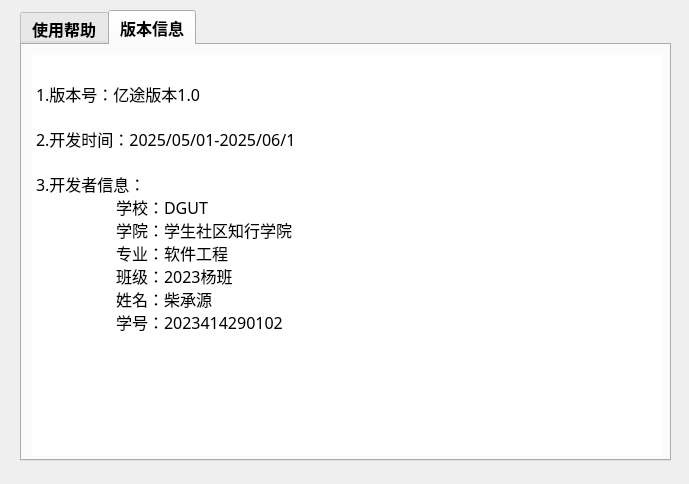
<?xml version="1.0" encoding="UTF-8"?>
<ui version="4.0">
 <class>Form</class>
 <widget class="QWidget" name="Form">
  <property name="geometry">
   <rect>
    <x>0</x>
    <y>0</y>
    <width>689</width>
    <height>484</height>
   </rect>
  </property>
  <property name="windowTitle">
   <string>Form</string>
  </property>
  <widget class="QTabWidget" name="tabWidget">
   <property name="geometry">
    <rect>
     <x>20</x>
     <y>10</y>
     <width>651</width>
     <height>451</height>
    </rect>
   </property>
   <property name="sizePolicy">
    <sizepolicy hsizetype="Expanding" vsizetype="Expanding">
     <horstretch>0</horstretch>
     <verstretch>0</verstretch>
    </sizepolicy>
   </property>
   <property name="font">
    <font>
     <family>宋体</family>
     <pointsize>12</pointsize>
     <bold>true</bold>
    </font>
   </property>
   <property name="currentIndex">
    <number>1</number>
   </property>
   <widget class="QWidget" name="tab_help">
    <attribute name="title">
     <string>使用帮助</string>
    </attribute>
    <widget class="QTextEdit" name="textEdit">
     <property name="geometry">
      <rect>
       <x>10</x>
       <y>10</y>
       <width>631</width>
       <height>441</height>
      </rect>
     </property>
     <property name="frameShape">
      <enum>QFrame::NoFrame</enum>
     </property>
     <property name="lineWidth">
      <number>0</number>
     </property>
     <property name="readOnly">
      <bool>true</bool>
     </property>
     <property name="html">
      <string>&lt;!DOCTYPE HTML PUBLIC &quot;-//W3C//DTD HTML 4.0//EN&quot; &quot;http://www.w3.org/TR/REC-html40/strict.dtd&quot;&gt;
&lt;html&gt;&lt;head&gt;&lt;meta name=&quot;qrichtext&quot; content=&quot;1&quot; /&gt;&lt;meta charset=&quot;utf-8&quot; /&gt;&lt;style type=&quot;text/css&quot;&gt;
p, li { white-space: pre-wrap; }
hr { height: 1px; border-width: 0; }
li.unchecked::marker { content: &quot;\2610&quot;; }
li.checked::marker { content: &quot;\2612&quot;; }
&lt;/style&gt;&lt;/head&gt;&lt;body style=&quot; font-family:'宋体'; font-size:12pt; font-weight:700; font-style:normal;&quot;&gt;
&lt;p style=&quot; margin-top:12px; margin-bottom:12px; margin-left:0px; margin-right:0px; -qt-block-indent:0; text-indent:0px;&quot;&gt;一. 使用帮助 &lt;/p&gt;
&lt;p style=&quot; margin-top:12px; margin-bottom:12px; margin-left:0px; margin-right:0px; -qt-block-indent:0; text-indent:0px;&quot;&gt;（1）先进行注册：第一次使用忆途软件时，请点击注册，填写基本信息后创建个人账户。注册完毕后，使用自己的账号进行登录 &lt;/p&gt;
&lt;p style=&quot; margin-top:12px; margin-bottom:12px; margin-left:0px; margin-right:0px; -qt-block-indent:0; text-indent:0px;&quot;&gt;输入注册时的用户名和密码即可登录，安全便捷。 &lt;/p&gt;
&lt;p style=&quot; margin-top:12px; margin-bottom:12px; margin-left:0px; margin-right:0px; -qt-block-indent:0; text-indent:0px;&quot;&gt;登陆后，主页会显示“心情日历”和“公告” &lt;/p&gt;
&lt;p style=&quot; margin-top:12px; margin-bottom:12px; margin-left:0px; margin-right:0px; -qt-block-indent:0; text-indent:0px;&quot;&gt;（2）心情日历：用于每天标记和记录自己的情绪，还能直观查看每一天的情感变化。 &lt;/p&gt;
&lt;p style=&quot; margin-top:12px; margin-bottom:12px; margin-left:0px; margin-right:0px; -qt-block-indent:0; text-indent:0px;&quot;&gt;公告区由管理员发布通知，普通用户仅可查看，管理员可发布和右键删除公告。 &lt;/p&gt;
&lt;p style=&quot; margin-top:12px; margin-bottom:12px; margin-left:0px; margin-right:0px; -qt-block-indent:0; text-indent:0px;&quot;&gt;（3）事件记录模块：:所有用户都可以添加、编辑和查询自己的事件记录（如重要时刻、成长轨迹、生活点滴等）。管理员可以查看所有用户的事件记录，并可协助修改或删除不当记录。 &lt;/p&gt;
&lt;p style=&quot; margin-top:12px; margin-bottom:12px; margin-left:0px; margin-right:0px; -qt-block-indent:0; text-indent:0px;&quot;&gt;（4）成就记录模块：用户可以记录自己人生中的各类成就，包括达成时间、类型、得分、感想等内容。管理员拥有管理所有用户成就记录的权限。 &lt;/p&gt;
&lt;p style=&quot; margin-top:12px; margin-bottom:12px; margin-left:0px; margin-right:0px; -qt-block-indent:0; text-indent:0px;&quot;&gt;（5）消息互通：用户和管理员可以通过系统内消息功能相互发送和回复消息，方便交流和反馈。 &lt;/p&gt;
&lt;p style=&quot; margin-top:12px; margin-bottom:12px; margin-left:0px; margin-right:0px; -qt-block-indent:0; text-indent:0px;&quot;&gt;  &lt;/p&gt;
&lt;p style=&quot; margin-top:12px; margin-bottom:12px; margin-left:0px; margin-right:0px; -qt-block-indent:0; text-indent:0px;&quot;&gt;二. 常见问题帮助 &lt;/p&gt;
&lt;p style=&quot; margin-top:12px; margin-bottom:12px; margin-left:0px; margin-right:0px; -qt-block-indent:0; text-indent:0px;&quot;&gt;（1）注册不成功的原因可能是： &lt;/p&gt;
&lt;p style=&quot; margin-top:12px; margin-bottom:12px; margin-left:0px; margin-right:0px; -qt-block-indent:0; text-indent:0px;&quot;&gt;1.当前用户名已被注册 &lt;/p&gt;
&lt;p style=&quot; margin-top:12px; margin-bottom:12px; margin-left:0px; margin-right:0px; -qt-block-indent:0; text-indent:0px;&quot;&gt;2.账号信息填写不完整或格式有误 &lt;/p&gt;
&lt;p style=&quot; margin-top:12px; margin-bottom:12px; margin-left:0px; margin-right:0px; -qt-block-indent:0; text-indent:0px;&quot;&gt;（2）登录不成功的原因可能是： &lt;/p&gt;
&lt;p style=&quot; margin-top:12px; margin-bottom:12px; margin-left:0px; margin-right:0px; -qt-block-indent:0; text-indent:0px;&quot;&gt;1.当前用户不存在 &lt;/p&gt;
&lt;p style=&quot; margin-top:12px; margin-bottom:12px; margin-left:0px; margin-right:0px; -qt-block-indent:0; text-indent:0px;&quot;&gt;2.用户名与密码不匹配 &lt;/p&gt;
&lt;p style=&quot; margin-top:12px; margin-bottom:12px; margin-left:0px; margin-right:0px; -qt-block-indent:0; text-indent:0px;&quot;&gt;3.账号被冻结或被禁用 &lt;/p&gt;&lt;/body&gt;&lt;/html&gt;</string>
     </property>
    </widget>
   </widget>
   <widget class="QWidget" name="tab_about">
    <attribute name="title">
     <string>版本信息</string>
    </attribute>
    <widget class="QTextEdit" name="textEdit_2">
     <property name="geometry">
      <rect>
       <x>10</x>
       <y>10</y>
       <width>631</width>
       <height>401</height>
      </rect>
     </property>
     <property name="frameShape">
      <enum>QFrame::NoFrame</enum>
     </property>
     <property name="lineWidth">
      <number>0</number>
     </property>
     <property name="html">
      <string>&lt;!DOCTYPE HTML PUBLIC &quot;-//W3C//DTD HTML 4.0//EN&quot; &quot;http://www.w3.org/TR/REC-html40/strict.dtd&quot;&gt;
&lt;html&gt;&lt;head&gt;&lt;meta name=&quot;qrichtext&quot; content=&quot;1&quot; /&gt;&lt;meta charset=&quot;utf-8&quot; /&gt;&lt;style type=&quot;text/css&quot;&gt;
p, li { white-space: pre-wrap; }
hr { height: 1px; border-width: 0; }
li.unchecked::marker { content: &quot;\2610&quot;; }
li.checked::marker { content: &quot;\2612&quot;; }
&lt;/style&gt;&lt;/head&gt;&lt;body style=&quot; font-family:'宋体'; font-size:12pt; font-weight:700; font-style:normal;&quot;&gt;
&lt;p style=&quot;-qt-paragraph-type:empty; margin-top:0px; margin-bottom:0px; margin-left:0px; margin-right:0px; -qt-block-indent:0; text-indent:0px; font-weight:600;&quot;&gt;&lt;br /&gt;&lt;/p&gt;
&lt;p style=&quot; margin-top:0px; margin-bottom:0px; margin-left:0px; margin-right:0px; -qt-block-indent:0; text-indent:0px;&quot;&gt;&lt;span style=&quot; font-family:'SimSun'; font-weight:400;&quot;&gt;1.版本号：亿途版本1.0&lt;br /&gt;&lt;br /&gt;2.开发时间：2025/05/01-2025/06/1&lt;br /&gt;&lt;br /&gt;3.开发者信息：&lt;br /&gt;	学校：DGUT &lt;br /&gt;	学院：学生社区知行学院&lt;br /&gt;	专业：软件工程&lt;br /&gt;	班级：2023杨班&lt;br /&gt;	姓名：柴承源&lt;br /&gt;	学号：2023414290102&lt;br /&gt;	&lt;/span&gt;&lt;/p&gt;&lt;/body&gt;&lt;/html&gt;</string>
     </property>
    </widget>
   </widget>
  </widget>
 </widget>
 <resources/>
 <connections/>
</ui>
